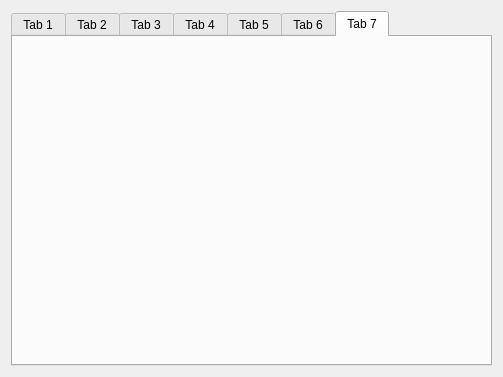
<?xml version="1.0" encoding="UTF-8"?>
<ui version="4.0">
 <class>MainWidget</class>
 <widget class="QWidget" name="MainWidget">
  <property name="geometry">
   <rect>
    <x>0</x>
    <y>0</y>
    <width>503</width>
    <height>377</height>
   </rect>
  </property>
  <property name="windowTitle">
   <string>MainWidget</string>
  </property>
  <layout class="QVBoxLayout" name="verticalLayout">
   <item>
    <widget class="QTabWidget" name="pTabWidget">
     <property name="currentIndex">
      <number>6</number>
     </property>
     <widget class="QWidget" name="pTab1">
      <attribute name="title">
       <string>Tab 1</string>
      </attribute>
     </widget>
     <widget class="QWidget" name="pTab2">
      <attribute name="title">
       <string>Tab 2</string>
      </attribute>
     </widget>
     <widget class="QWidget" name="pTab3">
      <attribute name="title">
       <string>Tab 3</string>
      </attribute>
     </widget>
     <widget class="QWidget" name="pTab4">
      <attribute name="title">
       <string>Tab 4</string>
      </attribute>
     </widget>
     <widget class="QWidget" name="pTab5">
      <attribute name="title">
       <string>Tab 5</string>
      </attribute>
     </widget>
     <widget class="QWidget" name="pTab6">
      <attribute name="title">
       <string>Tab 6</string>
      </attribute>
     </widget>
     <widget class="QWidget" name="pTab7">
      <attribute name="title">
       <string>Tab 7</string>
      </attribute>
     </widget>
    </widget>
   </item>
  </layout>
 </widget>
 <resources/>
 <connections/>
</ui>
